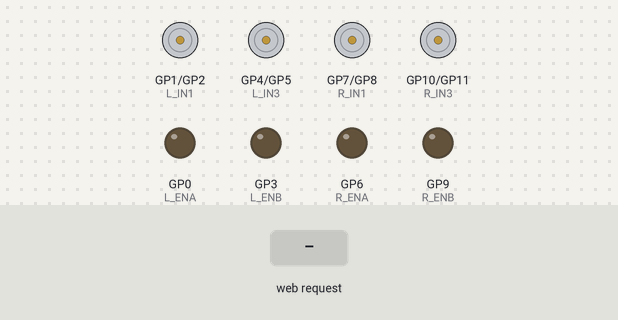
Recording of a program running on a simulated Raspberry Pi Pico running MicroPython. On the bench: motor-driver pin pairs drawn as motors (green arrow = first pin HIGH = forward, orange = second pin HIGH = backward, longer = more drive), output pins drawn as LEDs (lit = HIGH). The inputs (shaded band) are chosen by the test bench. The board's own WiFi access point starts at once; the clock reads 2024-03-15 10:24:30 at power-on unless the program sets it; what the program prints to the serial console is not drawn.

Above: at 1.2 s.
1.3 s: HTTP request GET /forwards received
At 1.6 s:
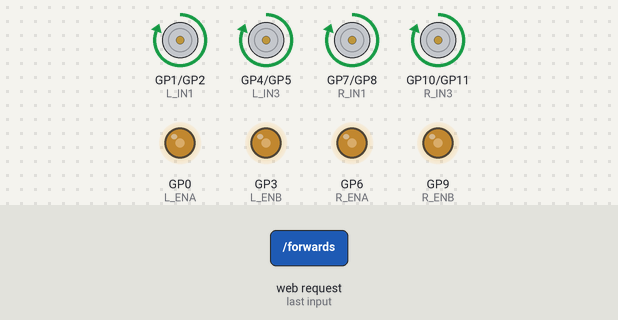
2.8 s: HTTP request GET /backwards received
At 3.9 s:
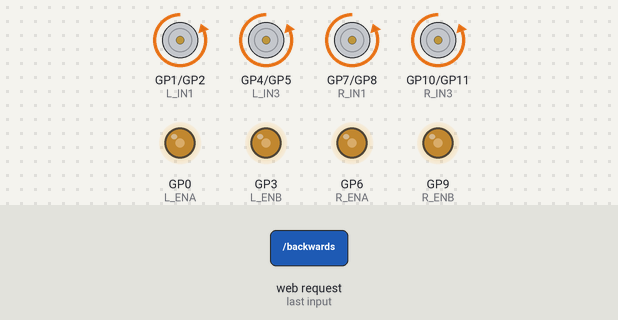
4.3 s: HTTP request GET /left received
At 5.1 s:
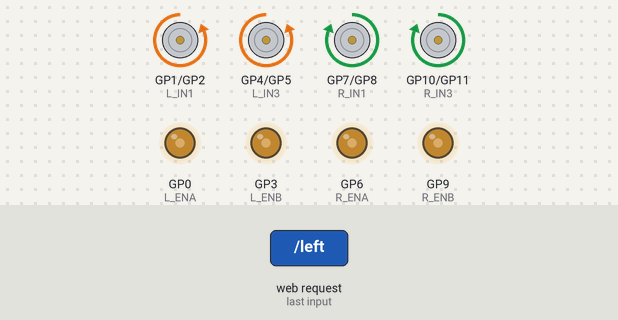
5.8 s: HTTP request GET /right received
At 6.2 s:
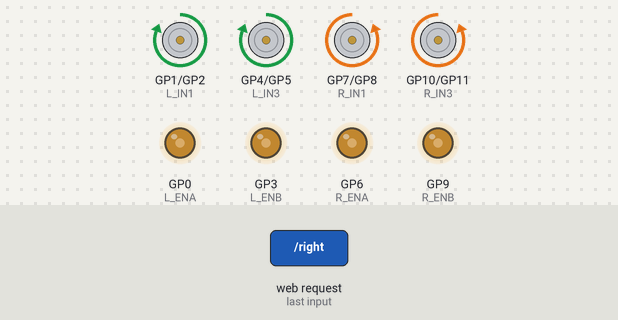
Timing chart, 0 to 8.3 s (numbered marks = the images above; inputs shaded):
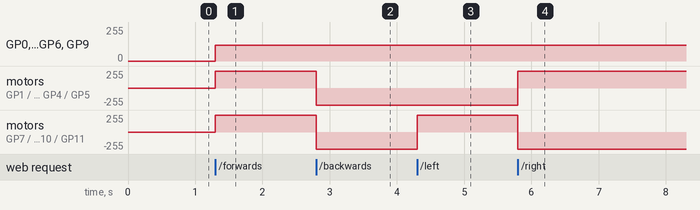

The program:

web_AP.py
```python
import network
import socket
import time
from machine import Pin, PWM

# ============================
# MOTOR SETUP (your wiring)
# ============================

# LEFT SIDE L298N
L_ENA = PWM(Pin(0))
L_IN1 = Pin(1, Pin.OUT)
L_IN2 = Pin(2, Pin.OUT)
L_ENB = PWM(Pin(3))
L_IN3 = Pin(4, Pin.OUT)
L_IN4 = Pin(5, Pin.OUT)

# RIGHT SIDE L298N
R_ENA = PWM(Pin(6))
R_IN1 = Pin(7, Pin.OUT)
R_IN2 = Pin(8, Pin.OUT)
R_ENB = PWM(Pin(9))
R_IN3 = Pin(10, Pin.OUT)
R_IN4 = Pin(11, Pin.OUT)

# Set PWM frequency
for pwm in [L_ENA, L_ENB, R_ENA, R_ENB]:
    pwm.freq(1000)

# Default speed
speed = 30000

# ============================
# MOTOR CONTROL FUNCTIONS
# ============================

def stop_all():
    global speed
    for pin in [L_IN1, L_IN2, L_IN3, L_IN4, R_IN1, R_IN2, R_IN3, R_IN4]:
        pin.value(0)
    for pwm in [L_ENA, L_ENB, R_ENA, R_ENB]:
        pwm.duty_u16(0)

def forwards():
    L_IN1.value(1); L_IN2.value(0)
    L_IN3.value(1); L_IN4.value(0)
    R_IN1.value(1); R_IN2.value(0)
    R_IN3.value(1); R_IN4.value(0)
    L_ENA.duty_u16(speed); L_ENB.duty_u16(speed)
    R_ENA.duty_u16(speed); R_ENB.duty_u16(speed)

def backwards():
    L_IN1.value(0); L_IN2.value(1)
    L_IN3.value(0); L_IN4.value(1)
    R_IN1.value(0); R_IN2.value(1)
    R_IN3.value(0); R_IN4.value(1)
    L_ENA.duty_u16(speed); L_ENB.duty_u16(speed)
    R_ENA.duty_u16(speed); R_ENB.duty_u16(speed)

def left_turn():
    # Tank turn: left motors reverse, right motors forward
    L_IN1.value(0); L_IN2.value(1)
    L_IN3.value(0); L_IN4.value(1)
    R_IN1.value(1); R_IN2.value(0)
    R_IN3.value(1); R_IN4.value(0)
    L_ENA.duty_u16(speed); L_ENB.duty_u16(speed)
    R_ENA.duty_u16(speed); R_ENB.duty_u16(speed)

def right_turn():
    # Tank turn: right motors reverse, left motors forward
    L_IN1.value(1); L_IN2.value(0)
    L_IN3.value(1); L_IN4.value(0)
    R_IN1.value(0); R_IN2.value(1)
    R_IN3.value(0); R_IN4.value(1)
    L_ENA.duty_u16(speed); L_ENB.duty_u16(speed)
    R_ENA.duty_u16(speed); R_ENB.duty_u16(speed)

# Start stopped
stop_all()

# ============================
# WIFI ACCESS POINT SETUP
# ============================

ap = network.WLAN(network.AP_IF)
ap.config(essid="Gethin-Robot", password="combat123")
ap.active(True)

print("WiFi network created: Gethin-Robot")
print("Password: combat123")
print("Connect and go to: http://192.168.4.1")

# ============================
# HTML PAGE
# ============================

html = """<!DOCTYPE html>
<html>
<head>
<title>Gethin Robot</title>
<style>
body { text-align: center; font-family: Arial; }
button {
  width: 160px; height: 80px;
  font-size: 28px; margin: 10px;
}
select { font-size: 24px; padding: 10px; }
</style>
</head>
<body>
<h1>Gethin Robot Controller</h1>

<button onclick="location.href='/forwards'">FORWARDS</button><br>

<button onclick="location.href='/left'">LEFT</button>
<button onclick="location.href='/stop'">STOP</button>
<button onclick="location.href='/right'">RIGHT</button><br>

<button onclick="location.href='/backwards'">BACKWARDS</button><br><br>

Speed:
<select onchange="location.href='/speed?value=' + this.value">
  <option value="slow">Slow</option>
  <option value="medium" selected>Medium</option>
  <option value="fast">Fast</option>
</select>

</body>
</html>
"""

# ============================
# WEB SERVER + SAFETY STOP
# ============================

last_command_time = time.time()

def safety_check():
    global last_command_time
    if time.time() - last_command_time > 3:
        stop_all()

s = socket.socket()
s.bind(("0.0.0.0", 80))
s.listen(1)

while True:
    safety_check()
    conn, addr = s.accept()
    request = conn.recv(1024).decode()

    last_command_time = time.time()

    if "/forwards" in request:
        forwards()
    elif "/backwards" in request:
        backwards()
    elif "/left" in request:
        left_turn()
    elif "/right" in request:
        right_turn()
    elif "/stop" in request:
        stop_all()
    elif "/speed?value=slow" in request:
        speed = 15000
    elif "/speed?value=medium" in request:
        speed = 30000
    elif "/speed?value=fast" in request:
        speed = 45000

    conn.send("HTTP/1.1 200 OK\r\nContent-Type: text/html\r\n\r\n")
    conn.send(html)
    conn.close()
```

Measured:
- after the input at 1.3 s, GP0 (L_ENA), GP3 (L_ENB), GP6 (R_ENA), GP9 (R_ENB): 0/255 → 117/255 at once; motor on GP1 (L_IN1) / GP2 (L_IN2), motor on GP4 (L_IN3) / GP5 (L_IN4), motor on GP7 (R_IN1) / GP8 (R_IN2), motor on GP10 (R_IN3) / GP11 (R_IN4): stopped → forward 255/255 at once
- after the input at 2.8 s, motor on GP1 (L_IN1) / GP2 (L_IN2), motor on GP4 (L_IN3) / GP5 (L_IN4), motor on GP7 (R_IN1) / GP8 (R_IN2), motor on GP10 (R_IN3) / GP11 (R_IN4): forward 255/255 → backward 255/255 at once
- after the input at 4.3 s, motor on GP7 (R_IN1) / GP8 (R_IN2), motor on GP10 (R_IN3) / GP11 (R_IN4): backward 255/255 → forward 255/255 at once
- after the input at 5.8 s, motor on GP1 (L_IN1) / GP2 (L_IN2), motor on GP4 (L_IN3) / GP5 (L_IN4): backward 255/255 → forward 255/255 at once; motor on GP7 (R_IN1) / GP8 (R_IN2), motor on GP10 (R_IN3) / GP11 (R_IN4): forward 255/255 → backward 255/255 at once
